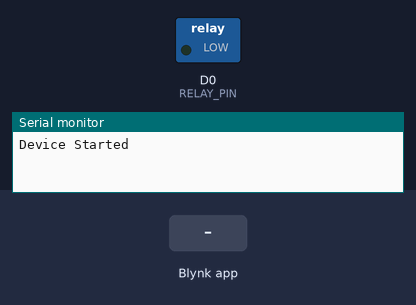
Bench run of a sketch on a simulated ESP8266 (NodeMCU). On the bench: switched loads named in the sketch (green lamp = pin HIGH), the last lines printed to the serial monitor. The test bench sets the inputs (shaded band). WiFi joins after 1.5 s; servers stay silent unless stated.

Above: at 3.0 s.
3.1 s: Blynk app writes 1 to V0
At 4.2 s:
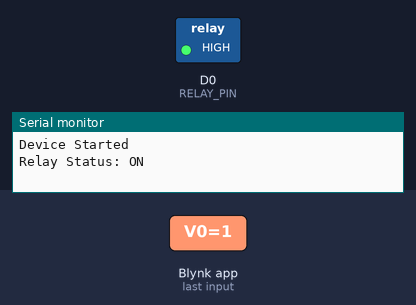
4.6 s: Blynk app writes 0 to V0
At 5.3 s:
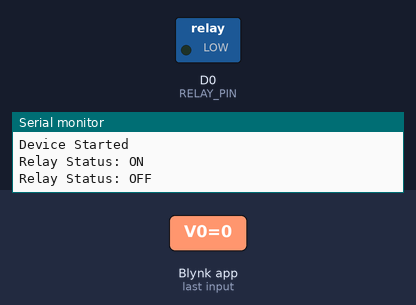
6.1 s: Blynk app writes 200 to V0
At 6.5 s:
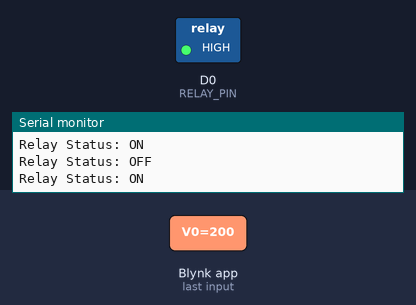
Timing chart, 0 to 9.1 s (numbered marks = the images above; inputs shaded):
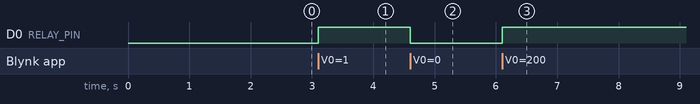

Measured:
- after the input at 3.1 s, D0 (RELAY_PIN): LOW → HIGH at once
- after the input at 4.6 s, D0 (RELAY_PIN): HIGH → LOW at once
- after the input at 6.1 s, D0 (RELAY_PIN): LOW → HIGH at once

The sketch:

esp8266.ino
```cpp
#define BLYNK_TEMPLATE_ID "----------"
#define BLYNK_TEMPLATE_NAME "------------"
#define BLYNK_AUTH_TOKEN "-------------"

// Comment this out to disable prints and save space
#define BLYNK_PRINT Serial

#include <ESP8266WiFi.h>
#include <BlynkSimpleEsp8266.h>

// Your WiFi credentials
char ssid[] = "YourSSID";
char pass[] = "YourPass";

// Relay connected to D0 (GPIO16)
#define RELAY_PIN D0

// Blynk Virtual Pin for controlling relay
BLYNK_WRITE(V0) {
  int value = param.asInt(); // Get value from Blynk app (0 or 1)
  digitalWrite(RELAY_PIN, value);
  Serial.print("Relay Status: ");
  Serial.println(value ? "ON" : "OFF");
}

void setup() {
  Serial.begin(115200);

  // Initialize relay pin as output
  pinMode(RELAY_PIN, OUTPUT);
  digitalWrite(RELAY_PIN, LOW); // Start with relay OFF

  // Connect to Blynk
  Blynk.begin(BLYNK_AUTH_TOKEN, ssid, pass);

  Serial.println("Device Started");
}

void loop() {
  Blynk.run(); // Run Blynk magic
}
```
